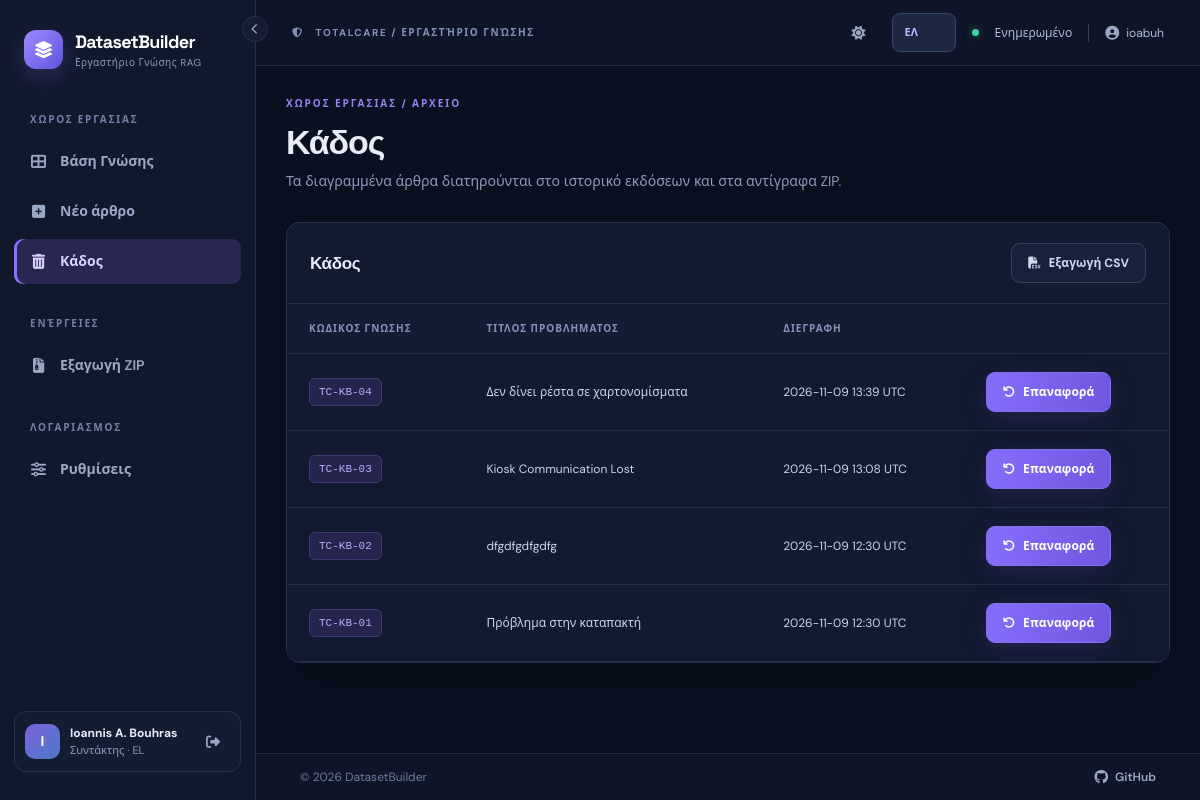
The page /trash (signed in) on the database its author committed.
### datasetbuilder/models.py (models this page shows, shortened)
class User(UserMixin, db.Model):
    __tablename__ = "users"
    id = db.Column(db.Integer, primary_key=True)
    username = db.Column(db.String(80), nullable=False, unique=True)
    display_name = db.Column(db.String(160), nullable=False)
    password_hash = db.Column(db.String(255), nullable=False)
    role = db.Column(db.String(20), nullable=False, default="editor")
    active = db.Column(db.Boolean, nullable=False, default=True)
    created_at = db.Column(db.DateTime, nullable=False, default=utcnow)
    last_login_at = db.Column(db.DateTime)
    preferred_language = db.Column(db.String(2), nullable=False, default="en")
    preferred_theme = db.Column(db.String(5), nullable=False, default="dark")
    @property
    def is_active(self):
        return self.active
    def can_edit(self):
        return self.role in ("admin", "editor")
    def is_admin(self):
        return self.role == "admin"

class Document(db.Model):
    __tablename__ = "documents"
    __table_args__ = (Index("ix_documents_search_filters", "deleted_at", "knowledge_status", "category"),)
    id = db.Column(db.Integer, primary_key=True)
    title = db.Column(db.String(240), nullable=False)
    slug = db.Column(db.String(260), nullable=False)
    markdown = db.Column(db.Text, nullable=False)
    category = db.Column(db.String(120), nullable=False, default="General")
    knowledge_status = db.Column(db.String(60), nullable=False, default="Draft")
    product = db.Column(db.String(120), nullable=False, default="TotalCare")
    language = db.Column(db.String(40), nullable=False, default="English")
    created_by_id = db.Column(db.Integer, db.ForeignKey("users.id", ondelete="RESTRICT"), nullable=False)
    updated_by_id = db.Column(db.Integer, db.ForeignKey("users.id", ondelete="RESTRICT"), nullable=False)
    revision = db.Column(db.Integer, nullable=False, default=1)
    created_at = db.Column(db.DateTime, nullable=False, default=utcnow)
    updated_at = db.Column(db.DateTime, nullable=False, default=utcnow)
    deleted_at = db.Column(db.DateTime)
    sync_error = db.Column(db.Text)
    created_by = db.relationship("User", foreign_keys=[created_by_id], lazy="joined")
    updated_by = db.relationship("User", foreign_keys=[updated_by_id], lazy="joined")
    versions = db.relationship("DocumentRevision", back_populates="document", order_by="DocumentRevision.number.desc()")
    @property
    def kb_id(self):
        from flask import current_app
        return f"{current_app.config['KB_PREFIX']}-{self.id:0{current_app.config['KB_PADDING']}d}"

### datasetbuilder/views.py (the view)
@bp.get('/trash')
@login_required
def trash():
    can_edit()
    docs = (db.session.query(Document).filter(Document.deleted_at.is_not(None))
            .order_by(Document.deleted_at.desc(), Document.id.desc())
            .paginate(page=current_page(), per_page=PAGE_SIZE, error_out=False))
    return render_template('trash.html', records=docs)

### datasetbuilder/__init__.py (called while the page is built)
@login_manager.user_loader
def load_user(user_id):
    try:
        user = db.session.get(User, int(user_id))
        return user if user and user.active else None
    except (TypeError, ValueError):
        return None

### datasetbuilder/i18n.py (called while the page is built)
def translate(key, lang='en'):
    return (EL if lang == 'el' else EN).get(key, EN.get(key, key))

### datasetbuilder/pagination.py (called while the page is built)
def current_page():
    return max(request.args.get('page', 1, type=int), 1)

### datasetbuilder/views.py (called while the page is built)
def can_edit():
    if not current_user.can_edit():
        abort(403)

### datasetbuilder/templates/trash.html (shortened to what this page needs)
{% extends 'base.html' %}
{% from '_pagination.html' import pagination with context %}
{% block content %}
<div class="wide-container">
  <div class="page-head"><div><div class="eyebrow">{{ t('archive_eyebrow')|upper }}</div><h1>{{ t('trash') }}</h1><p class="muted">{{ t('trashed_hint') }}</p></div></div>
  <div class="surface">
    <div class="surface-header"><h2>{{ t('trash') }}</h2><a class="btn btn-outline-light-custom" href="{{ url_for('main.export_trash_csv') }}"><i class="fa-solid fa-file-csv me-2"></i>{{ t('export_csv') }}</a></div>
    {% if records.items %}
    <div class="table-responsive"><table class="table data-table"><thead><tr><th>{{ t('kb_code') }}</th><th>{{ t('title') }}</th><th>{{ t('deleted') }}</th><th></th></tr></thead><tbody>
      {% for doc in records.items %}<tr><td><span class="code-tag">{{ doc.kb_id }}</span></td><td>{{ doc.title }}</td><td>{{ doc.deleted_at.strftime('%Y-%m-%d %H:%M') }} UTC</td><td><form method="post" action="{{ url_for('main.restore_document', doc_id=doc.id) }}"><input type="hidden" name="csrf_token" value="{{ csrf_token() }}"><button class="btn btn-sm btn-primary"><i class="fa-solid fa-arrow-rotate-left me-2"></i>{{ t('restore') }}</button></form></td></tr>{% endfor %}
    </tbody></table></div>
    {% else %}<div class="empty-state"><i class="fa-solid fa-trash-can"></i><p>{{ t('no_articles') }}</p></div>{% endif %}
  </div>
</div>
{% endblock %}

### datasetbuilder/templates/base.html (shortened to what this page needs)
<!doctype html>
<html lang="{{ ui_lang }}" data-theme="{{ ui_theme }}">
<head>
  <link rel="stylesheet" href="{{ url_for('static', filename='vendor/bootstrap.min.css') }}">
  <link rel="stylesheet" href="https://cdnjs.cloudflare.com/ajax/libs/font-awesome/6.5.2/css/all.min.css">
  <link rel="stylesheet" href="{{ url_for('static', filename='css/app.css') }}">
  <link rel="stylesheet" href="{{ url_for('static', filename='css/print.css') }}" media="print">
</head>
<body class="{% if current_user.is_authenticated %}app-shell{% else %}login-shell{% endif %}{% if nav_collapsed %} nav-collapsed{% endif %}">
{% if current_user.is_authenticated %}
  <aside class="sidebar" id="appSidebar">
    <button type="button" class="nav-collapse-btn" id="nav-collapse" aria-controls="appSidebar" aria-expanded="true" title="{{ t('collapse_nav') }}"><i class="fa-solid fa-chevron-left"></i></button>
    <a class="brand" href="{{ url_for('main.dashboard') }}">
      <span class="brand-icon"><i class="fa-solid fa-layer-group"></i></span>
      <span class="brand-text"><strong>DatasetBuilder</strong><small>{{ t('tagline') }}</small></span>
    </a>
    <div class="sidebar-label">{{ t('workspace')|upper }}</div>
    <nav class="menu">
      <a class="menu-link {% if request.endpoint == 'main.dashboard' %}active{% endif %}" href="{{ url_for('main.dashboard') }}" title="{{ t('dashboard') }}"><i class="fa-solid fa-table-cells-large"></i> <span class="nav-text">{{ t('dashboard') }}</span></a>
      {% if current_user.can_edit() %}
      <a class="menu-link {% if request.endpoint == 'main.new_document' %}active{% endif %}" href="{{ url_for('main.new_document') }}" title="{{ t('new_article') }}"><i class="fa-solid fa-square-plus"></i> <span class="nav-text">{{ t('new_article') }}</span></a>
      {% endif %}
      {% if current_user.can_edit() %}<a class="menu-link {% if request.endpoint == 'main.trash' %}active{% endif %}" href="{{ url_for('main.trash') }}" title="{{ t('trash') }}"><i class="fa-solid fa-trash-can"></i> <span class="nav-text">{{ t('trash') }}</span></a>{% endif %}
    </nav>
    <div class="sidebar-label mt-4">{{ t('actions')|upper }}</div>
    <nav class="menu">
      <a class="menu-link" href="{{ url_for('main.export_zip') }}" id="nav-export" title="{{ t('export') }}"><i class="fa-solid fa-file-zipper"></i> <span class="nav-text">{{ t('export') }}</span></a>
    </nav>
    <div class="sidebar-label mt-4">{{ t('account')|upper }}</div>
    <nav class="menu">
      <a class="menu-link {% if request.endpoint == 'main.settings' %}active{% endif %}" href="{{ url_for('main.settings') }}" title="{{ t('settings') }}"><i class="fa-solid fa-sliders"></i> <span class="nav-text">{{ t('settings') }}</span></a>
    </nav>
    <div class="sidebar-footer">
      <div class="user-avatar">{{ current_user.display_name[:1]|upper }}</div>
      <div class="user-mini"><b>{{ current_user.display_name }}</b><small>{{ t('account_role_'+current_user.role) }} · {{ 'EL' if ui_lang == 'el' else 'EN' }}</small></div>
      <form method="post" action="{{ url_for('auth.logout') }}"><input type="hidden" name="csrf_token" value="{{ csrf_token() }}"><button class="icon-btn" title="{{ t('logout') }}" aria-label="{{ t('logout') }}"><i class="fa-solid fa-right-from-bracket"></i></button></form>
    </div>
  </aside>
{% endif %}
<main class="{% if current_user.is_authenticated %}main-area{% else %}login-main{% endif %}">
{% if current_user.is_authenticated %}
  <header class="topbar">
    <div class="d-flex align-items-center gap-2"><span class="location-label"><i class="fa-solid fa-shield-halved me-2"></i> TOTALCARE / {{ t('knowledge_studio')|upper }}</span></div>
    <div class="d-flex align-items-center gap-3"><button class="icon-btn" id="theme-toggle" type="button" title="{{ t('switch_theme') }}" aria-label="{{ t('switch_theme') }}"><i class="fa-solid fa-{{ 'sun' if ui_theme == 'dark' else 'moon' }}"></i></button><form action="{{ url_for('main.change_language') }}" method="post" class="d-inline-flex align-items-center"><input type="hidden" name="csrf_token" value="{{ csrf_token() }}"><input type="hidden" name="next" value="{{ request.full_path }}"><select name="language" class="form-select form-select-sm lang-switch" aria-label="{{ t('preferred_language') }}"><option value="en" {% if ui_lang=='en' %}selected{% endif %}>EN</option><option value="el" {% if ui_lang=='el' %}selected{% endif %}>ΕΛ</option></select></form><span class="live-dot"></span><span class="topbar-note">{{ t('ready') }}</span><span class="topbar-user"><i class="fa-solid fa-user-circle"></i>{{ current_user.username }}</span></div>
  </header>
{% endif %}
  <div class="content-area {% block content_class %}{% endblock %}">{% block content %}{% endblock %}</div>
  <footer class="app-footer">
    <span class="app-footer-copy">&copy; {{ footer_year }} {{ footer_owner }}</span>
    <a class="app-footer-link" href="{{ footer_url }}" target="_blank" rel="noopener noreferrer"><i class="fa-brands fa-github"></i> GitHub</a>
  </footer>
</main>
<div class="toast-container position-fixed top-0 end-0 p-4" id="toast-container" style="z-index:11000;"></div>
</body>
</html>

### rows shown on the page
User: display_name "I", display_name "Ioannis A. Bouhras", role "Συντάκτης", preferred_language "EL", language "ΕΛ", username "ioabuh"
Document: kb_id "TC-KB-04", title "Δεν δίνει ρέστα σε χαρτονομίσματα", deleted_at "2026-11-09 13:39", t "Επαναφορά"
Document: kb_id "TC-KB-03", title "Kiosk Communication Lost", deleted_at "2026-11-09 13:08", t "Επαναφορά"
Document: kb_id "TC-KB-02", title "dfgdfgdfgdfg", deleted_at "2026-11-09 12:30", t "Επαναφορά"
Document: kb_id "TC-KB-01", title "Πρόβλημα στην καταπακτή", deleted_at "2026-11-09 12:30", t "Επαναφορά"

### other values the page prints
{{ t('tagline') }} "Εργαστήριο Γνώσης RAG"
{{ t('workspace')|upper }} "ΧΩΡΟΣ ΕΡΓΑΣΙΑΣ"
{{ t('dashboard') }} "Βάση Γνώσης"
{{ t('new_article') }} "Νέο άρθρο"
{{ t('trash') }} "Κάδος"
{{ t('actions')|upper }} "ΕΝΈΡΓΕΙΕΣ"
{{ t('export') }} "Εξαγωγή ZIP"
{{ t('account')|upper }} "ΛΟΓΑΡΙΑΣΜΟΣ"
{{ t('settings') }} "Ρυθμίσεις"
{{ t('knowledge_studio')|upper }} "ΕΡΓΑΣΤΉΡΙΟ ΓΝΏΣΗΣ"
{{ t('ready') }} "Ενημερωμένο"
{{ t('archive_eyebrow')|upper }} "ΧΏΡΟΣ ΕΡΓΑΣΊΑΣ / ΑΡΧΕΊΟ"
{{ t('trashed_hint') }} "Τα διαγραμμένα άρθρα διατηρούνται στο ιστορικό εκδόσεων και στα αντίγραφα ZIP."
{{ t('export_csv') }} "Εξαγωγή CSV"
{{ t('kb_code') }} "ΚΩΔΙΚΌΣ ΓΝΏΣΗΣ"
